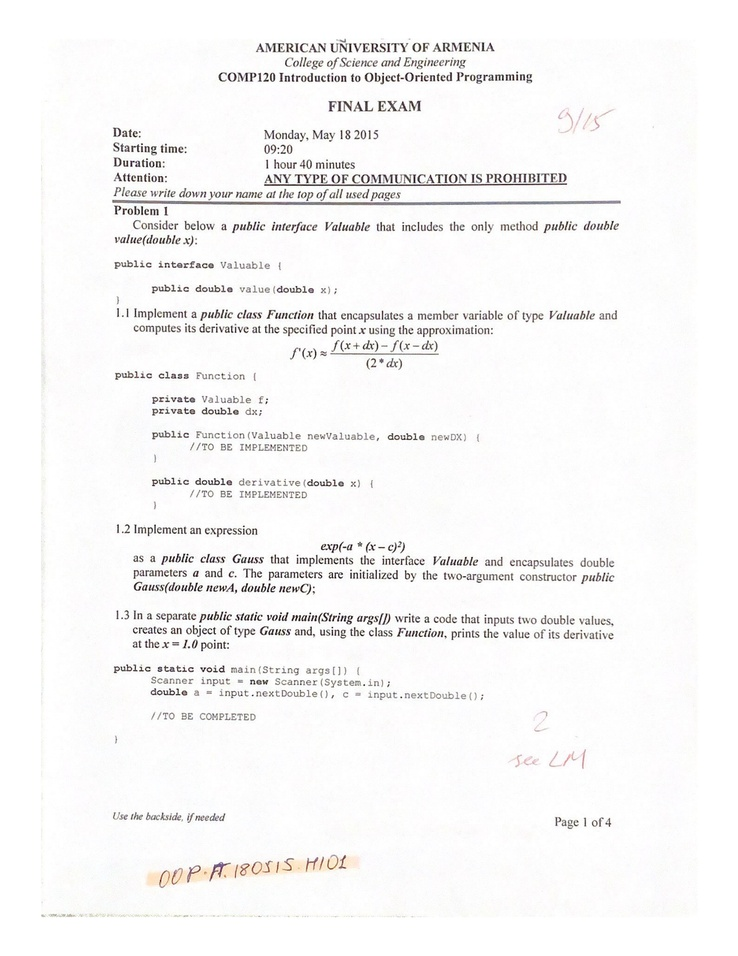
#> input picture midterm_project/cs_handwriting/H101/OOP.FT.180515.H101_p1.jpg, 738 x 956 px, shrunk from 2550 x 3300 before the run; its folder holds only this picture in this run
$ python remove_printed_text.py
#> lines starting #> are read from the running program, lines starting #| are printed output that depends on the picture; after the words box and inside, x2 and y2 are one past the last pixel; in counts of white or black regions, pixels touching at a corner belong together
import os
import cv2
import numpy as np

def extract_handwriting(input_path, output_path):
    # Read the input image
    image = cv2.imread(input_path)
#> image is the input picture: shape (956, 738, 3); mean B, G, R 246.3, 246.4, 247

    # Remove printed fragments
    mask = cv2.inRange(image, (0, 0, 0), (120, 100, 80))
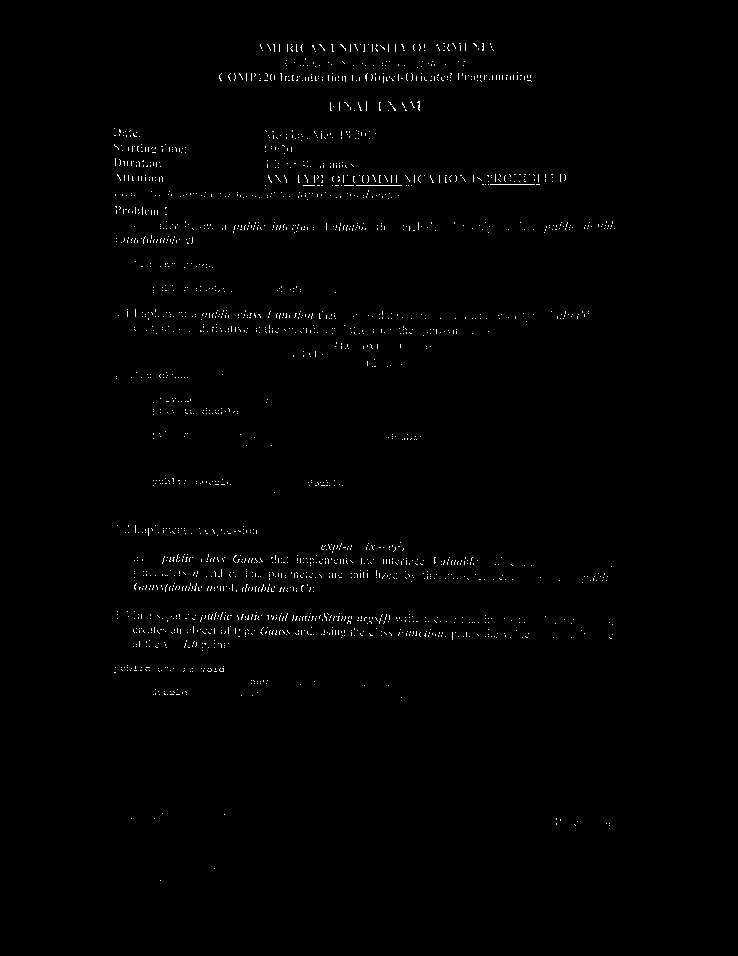
#> mask: shape (956, 738); 0.68% white in thin lines or dots, all inside (x1, y1, x2, y2) = (114, 43, 615, 881)
    inv_mask = cv2.bitwise_not(mask)
    kernel = np.ones((5, 5), np.uint8)
    inv_mask = cv2.erode(inv_mask, kernel, iterations=1)
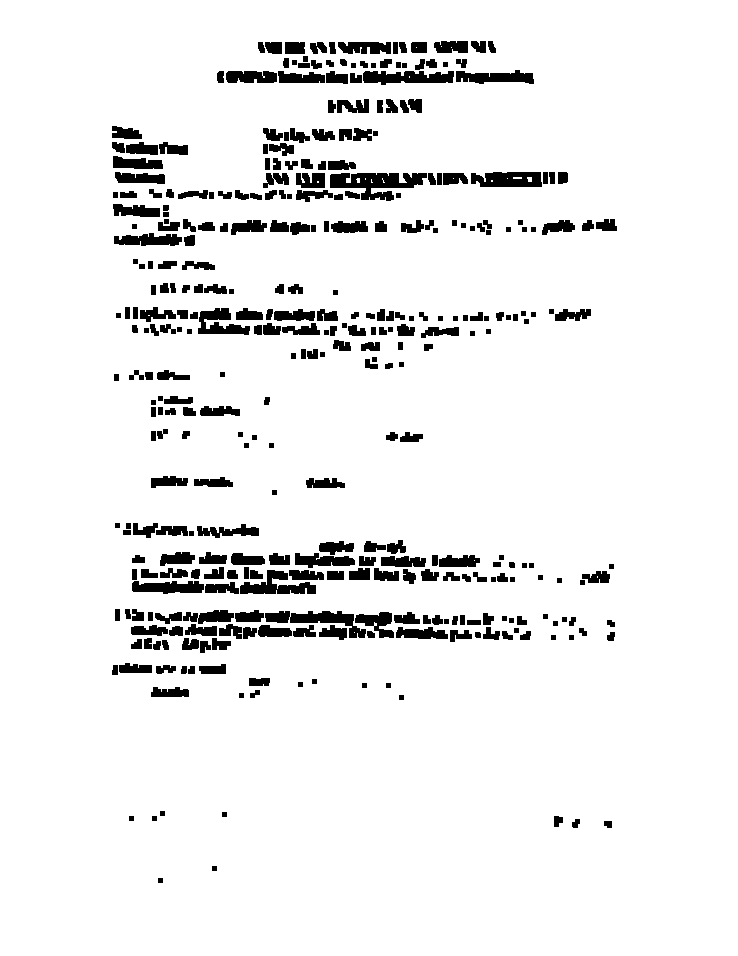
#> inv_mask: shape (956, 738); 93.2% white; 357 black regions, largest, box (x1, y1, x2, y2) and area: (330, 173, 427, 201) 1494, (265, 611, 366, 638) 1065, (363, 71, 454, 85) 927
    inv_mask = cv2.merge((inv_mask,)*3)
    image_filter = np.where(inv_mask == 0, (255, 255, 255), image)
    image_filter = np.where(image_filter > (240, 240, 240), (255, 255, 255), image)

    # Remove instructor marks
    (R, G, B) = cv2.split(image_filter)
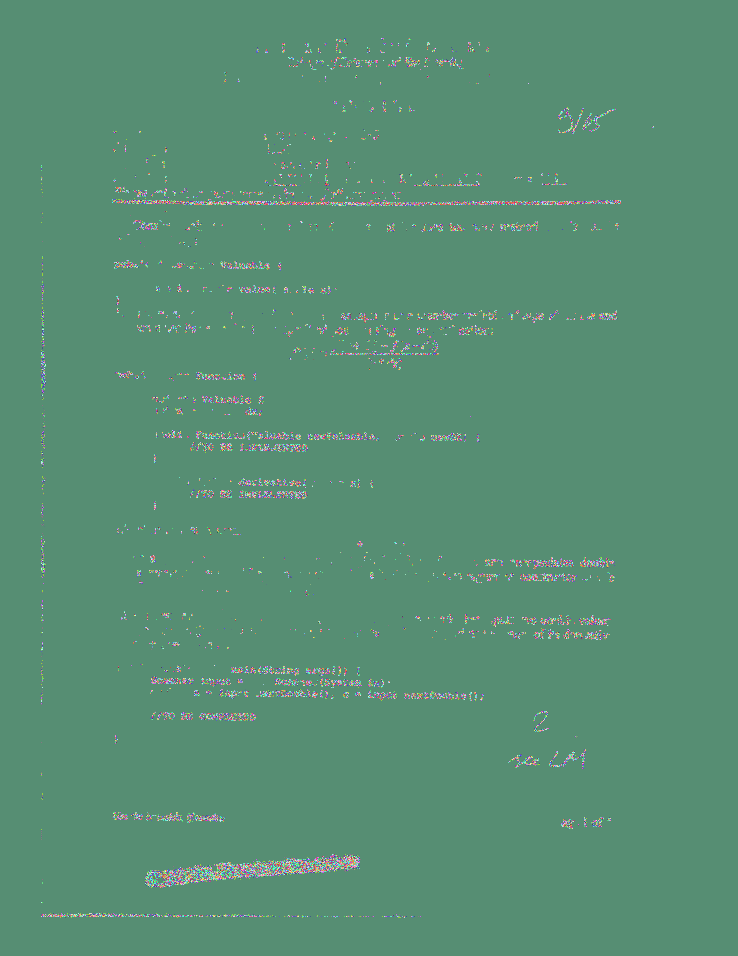
#> R: shape (956, 738) int32; 185 distinct labels, from 38 to 255; one colour per label, 0 black
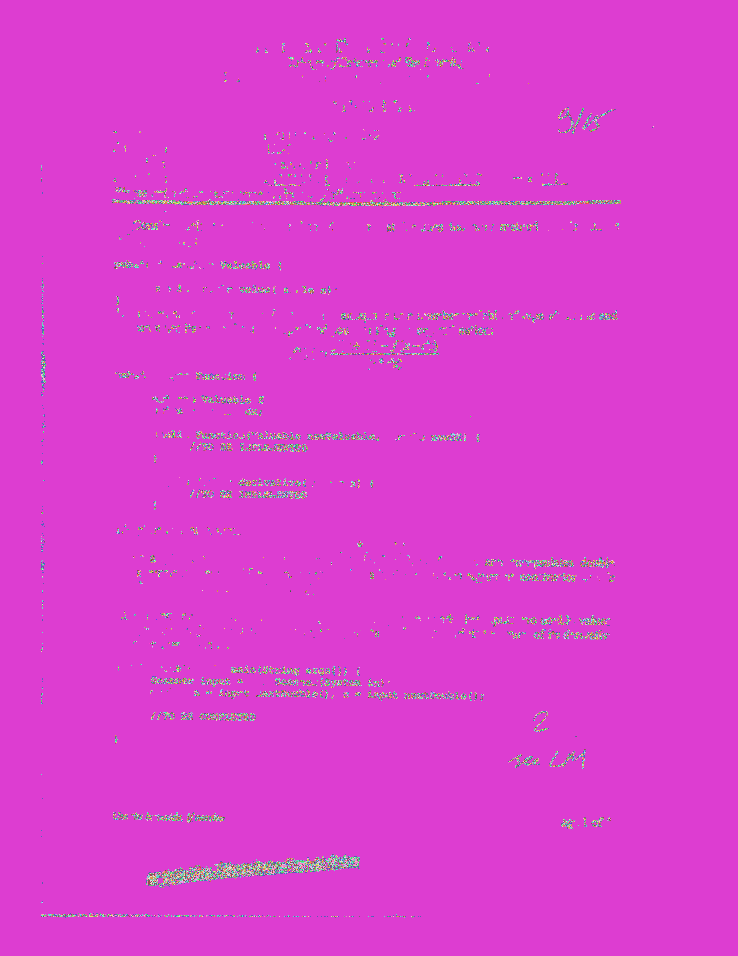
#> G: shape (956, 738) int32; 179 distinct labels, from 45 to 255; one colour per label, 0 black
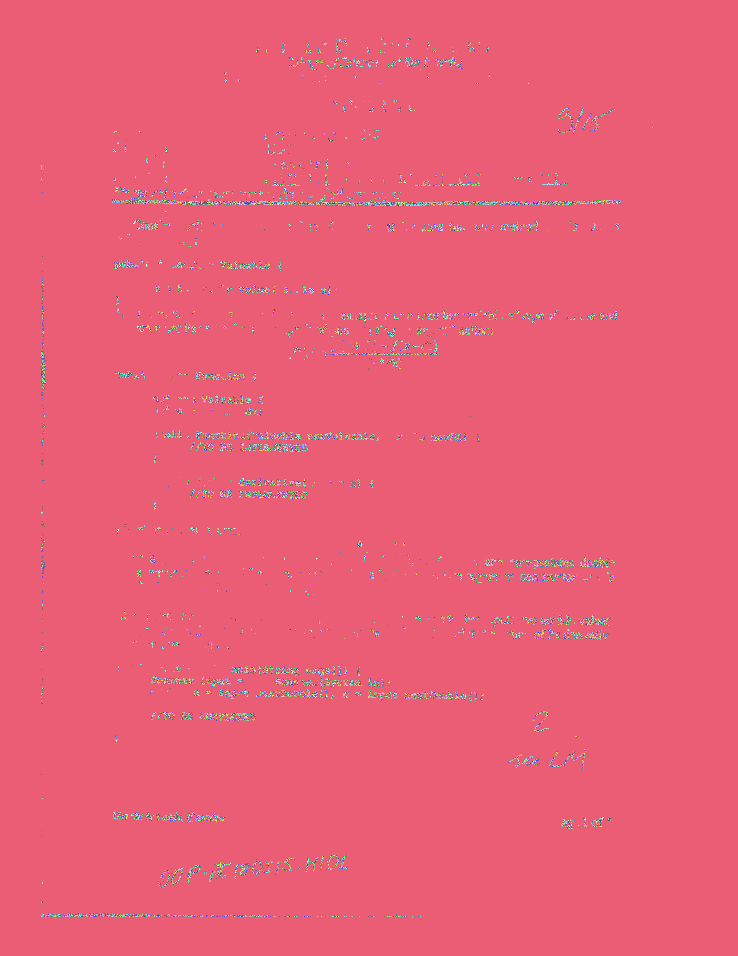
#> B: shape (956, 738) int32; 161 distinct labels, from 81 to 255; one colour per label, 0 black
    img_ = np.uint8(B)
    mask_b = np.where(img_ > 180, 255, 0)
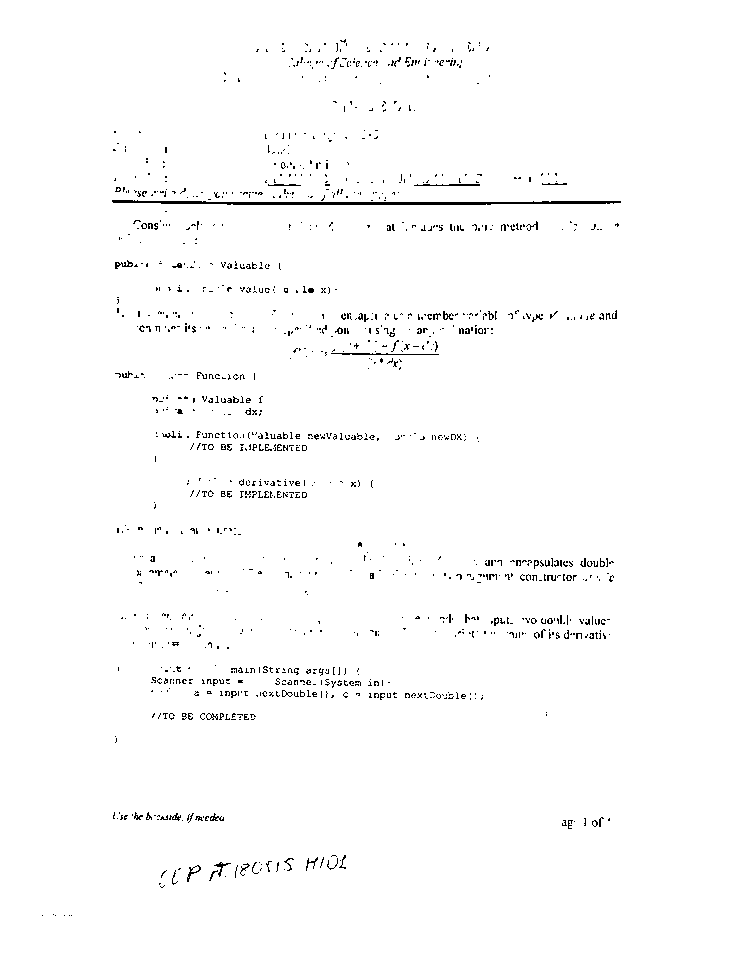
#> mask_b: shape (956, 738) int64; 98.5% white; black in thin lines or dots, all inside (x1, y1, x2, y2) = (42, 39, 621, 916)
    mask_b = cv2.merge((mask_b,)*3)
    final_img = np.where(mask_b == 0, image, 255)

    final_img = cv2.GaussianBlur(final_img, (5, 5), 0)

    # Save the binary image
    cv2.imwrite(output_path, final_img)

def extract_and_convert(input_folder, output_folder):
    for filename in os.listdir(input_folder):
        if filename.endswith(".jpg"):
            input_path = os.path.join(input_folder, filename)
            output_path = os.path.join(output_folder, filename.replace(".jpg", "_bin.jpg"))
            extract_handwriting(input_path, output_path)

input_folders = ["cs_handwriting/H101", "cs_handwriting/H102"]
output_folders = ["cs_handwriting_bin/H101", "cs_handwriting_bin/H102"]

os.makedirs(output_folders[0], exist_ok=True)
os.makedirs(output_folders[1], exist_ok=True)

extract_and_convert(input_folders[0], output_folders[0])
extract_and_convert(input_folders[1], output_folders[1])
#> (the run stopped early here; a loop or call above may not have finished)

$ run again, on midterm_project/cs_handwriting/H101/OOP.MT1.170215.H101_p2.jpg
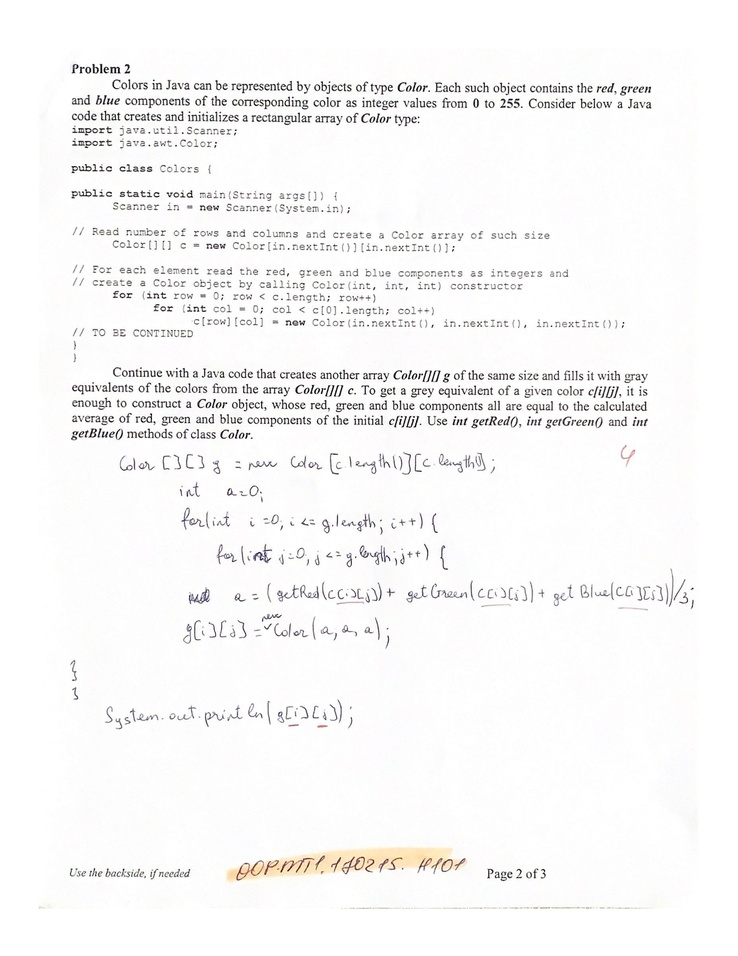
#> input picture midterm_project/cs_handwriting/H101/OOP.MT1.170215.H101_p2.jpg, 738 x 956 px, shrunk from 2550 x 3300 before the run
#> in extract_handwriting, image is the input picture: shape (956, 738, 3); mean B, G, R 247.2, 247.4, 247.8
#> in extract_handwriting, `mask = cv2.inRange(image, (0, 0, 0), (120, 100, 80))`:
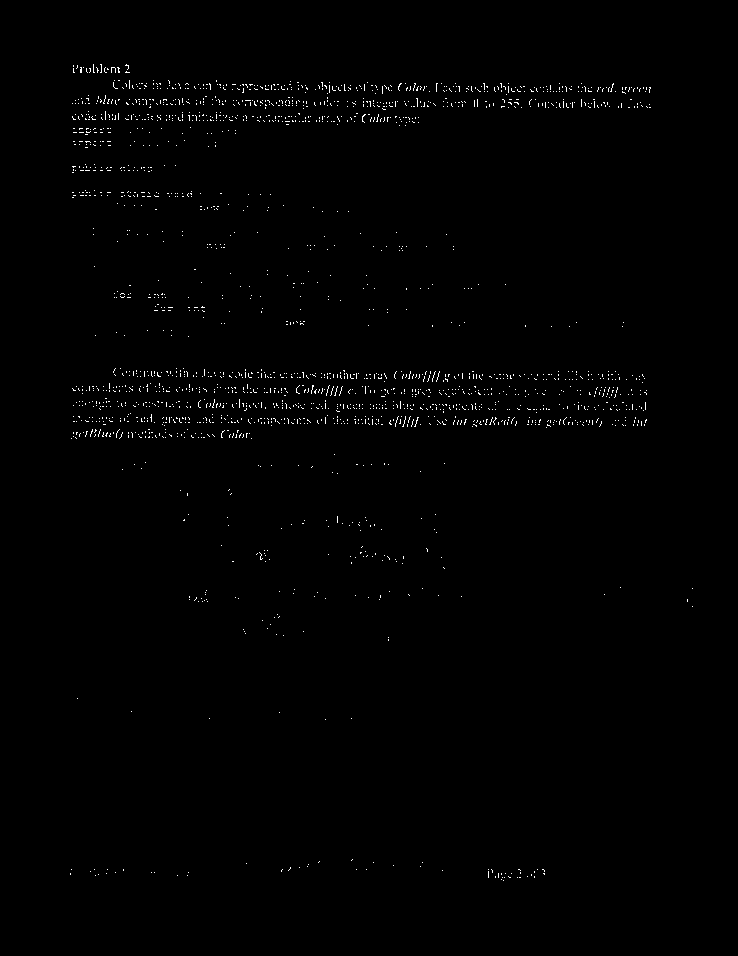
#> mask: shape (956, 738); 0.66% white in thin lines or dots, all inside (x1, y1, x2, y2) = (70, 64, 693, 881)
#> R: shape (956, 738) int32; 215 distinct labels, from 18 to 255
#> G: shape (956, 738) int32; 189 distinct labels, from 45 to 255
#> B: shape (956, 738) int32; 161 distinct labels, from 81 to 255
#> in extract_handwriting, `mask_b = np.where(img_ > 180, 255, 0)`:
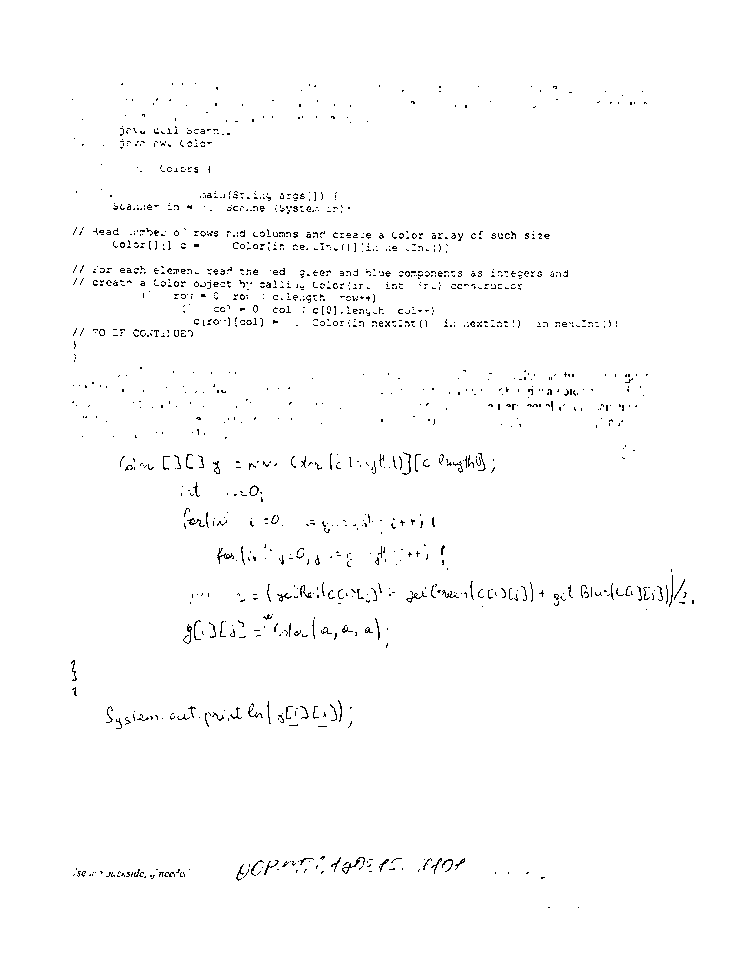
#> mask_b: shape (956, 738) int64; 98.7% white; black in thin lines or dots, all inside (x1, y1, x2, y2) = (71, 83, 694, 908)

$ run again, on midterm_project/cs_handwriting/H101/OOP.MT1.170215.H101_p3.jpg
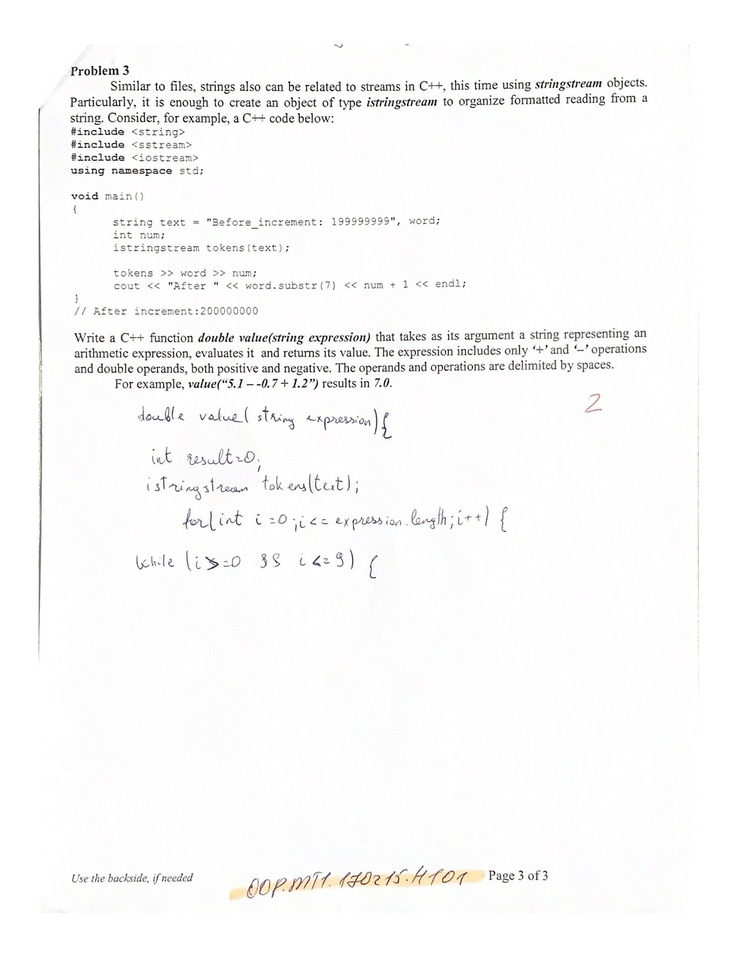
#> input picture midterm_project/cs_handwriting/H101/OOP.MT1.170215.H101_p3.jpg, 738 x 956 px, shrunk from 2550 x 3300 before the run
#> in extract_handwriting, image is the input picture: shape (956, 738, 3); mean B, G, R 248.9, 249.2, 249.4
#> in extract_handwriting, `mask = cv2.inRange(image, (0, 0, 0), (120, 100, 80))`:
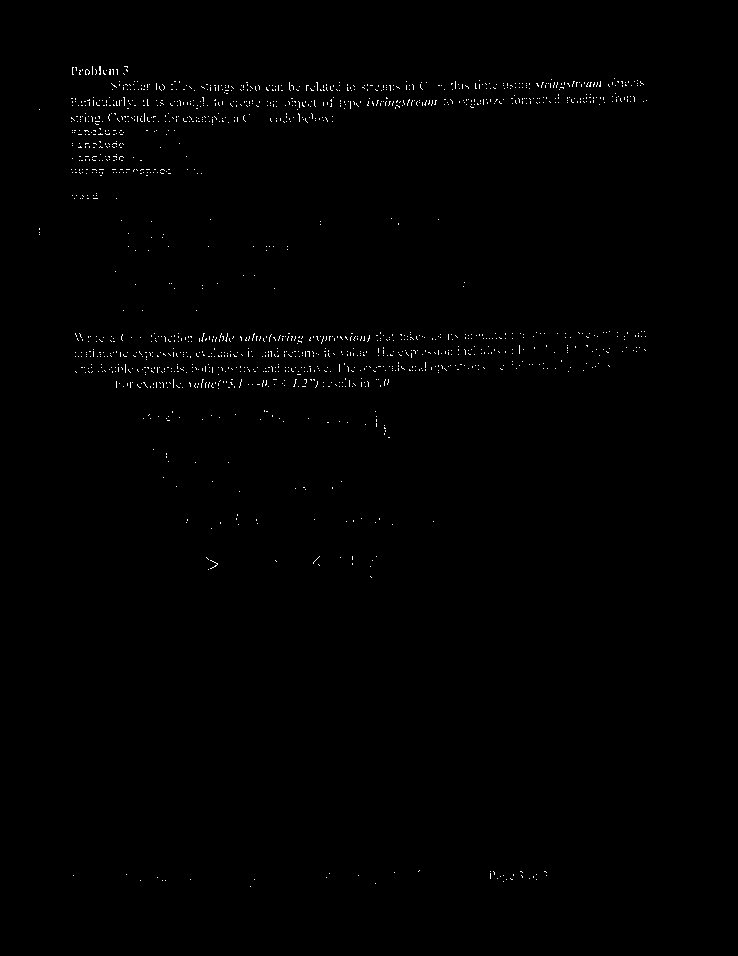
#> mask: shape (956, 738); 0.48% white in thin lines or dots, all inside (x1, y1, x2, y2) = (39, 66, 647, 887)
#> R: shape (956, 738) int32; 210 distinct labels, from 25 to 255
#> G: shape (956, 738) int32; 187 distinct labels, from 51 to 255
#> B: shape (956, 738) int32; 161 distinct labels, from 81 to 255
#> in extract_handwriting, `mask_b = np.where(img_ > 180, 255, 0)`:
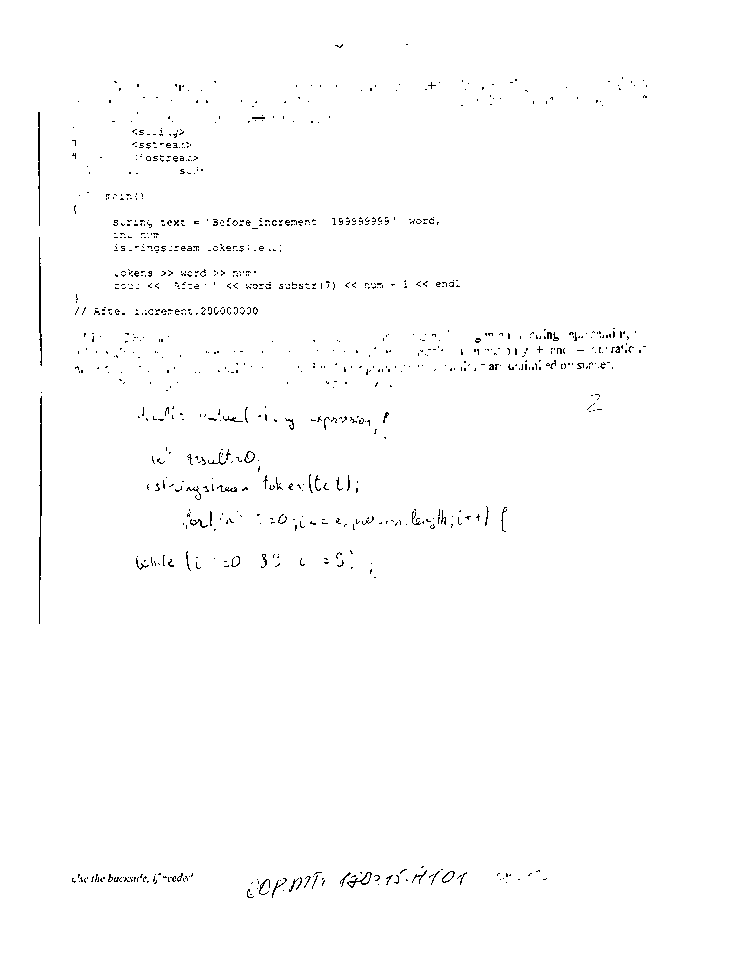
#> mask_b: shape (956, 738) int64; 99% white; black in thin lines or dots, all inside (x1, y1, x2, y2) = (38, 44, 647, 898)
